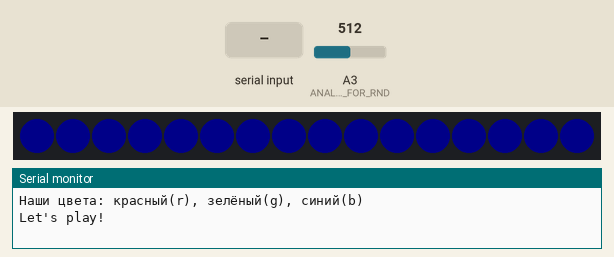
This sketch was run on a simulated Arduino Uno, built with avr-gcc and run on an emulated ATmega328P. Parts: 16 RGB LEDs in strip order, left to right, the last lines printed to the serial monitor. The inputs (shaded band) are chosen by the test bench; at power-on: A3 (ANALOG_PIN_FOR_RND) = 512. Dim RGB values are drawn brighter than linear; random numbers use the default seed unless the sketch sets one.

Above: at 1.1 s.
2.8 s: "b\n" received over Serial
At 4.5 s:
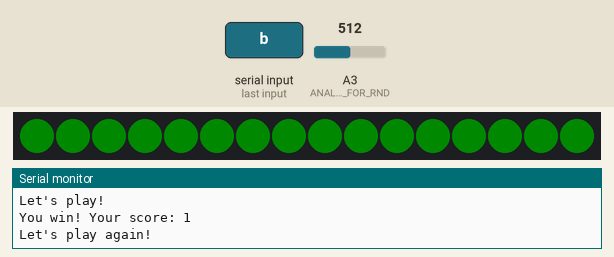
At 5.0 s:
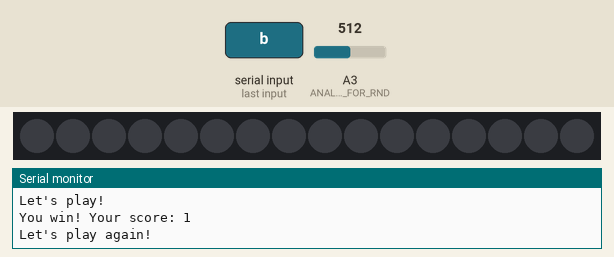
5.8 s: byte 10 ('\n') received over Serial
At 7.0 s:
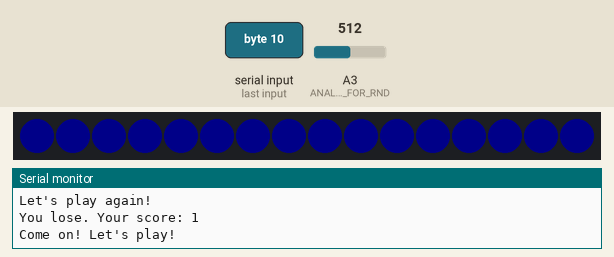
Timing chart, 0 to 8.8 s (numbered marks = the images above; inputs shaded):
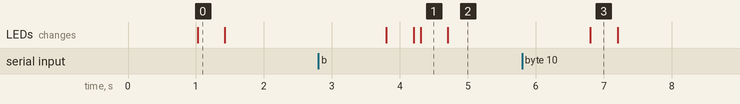

The sketch:

sketch_feb19a.ino
```cpp
#include <Adafruit_NeoPixel.h>

// номер пина, к которому подключена RGB-матрица
#define MATRIX_C_PIN    4
// количество светодиодов в матрице
#define LED_COUNT 16
// зерно для генератора случайных чисел
#define ANALOG_PIN_FOR_RND  A3
// максимальная яркость матрицы от 0 до 255
#define BRIGHT 10

// создаём объект класса Adafruit_NeoPixel
Adafruit_NeoPixel matrixOnC = Adafruit_NeoPixel(LED_COUNT, MATRIX_C_PIN, NEO_GRB + NEO_KHZ800);

// создаем объект класса String, в который будем записывать информацию с клавиатуры
String player = "";
// создаем объект класса String, в который будет записываться случайная последовательность "цветов"
String simon = "";
// создаем счетчик очков
int score = 0;
// создаем массив для хранения стандартных цветов
const char color [] = {'r', 'g', 'b'};

void setup() {
  // открываем последовательный порт
  Serial.begin(9600);
  // инициализируем последовательность случайных чисел
  randomSeed(analogRead(ANALOG_PIN_FOR_RND));
  // записываем первый случайный цвет в последовательность
  simon = color [random(0, 3)];
  // инициализируем матрицу
  matrixOnC.begin();
  // задаем придельную яркость
  matrixOnC.setBrightness(BRIGHT);
  // очищаем матрицу
  matrixOnC.clear();
  matrixOnC.show();
  // "Давай сыграем!"
  Serial.println("Наши цвета: красный(r), зелёный(g), синий(b)");
  Serial.println("Let's play!");
  delay(1000);
  // зажигаем матрицу с заданной последовательностью
  matrix_show_simon();
}

void loop() {
  // пока в Serial port поступают символы...
  while (Serial.available() > 0) {
    // ...символ записываем в переменную
    char symbol = Serial.read();
    // если приходит символ разрыва строки...
    if (symbol == '\n') {
      // ...то сравниваем, совпадает ли последовательность игрока с заданной
      if ( player == simon) {
        // если "да", то выполняем условия победы:
        // выводим счет в Serial port
        Serial.print("You win! Your score: ");
        // увеличиваем счет
        score++;
        Serial.println(score);
        // увеличиваем сложность добавив в последовательность цветов новый элемент
        simon += color [random(0, 3)];
        // "Давай сыграем еще раз!"
        Serial.println("Let's play again!");
        delay(1000);
        // показываем цвета на матрице
        matrix_show_simon();
        // опустошаем последовательность, ранее введенную игроком
        player = "";
      } else {
        // если "нет", то выполняем условия поражения:
        Serial.print("You lose. Your score: ");
        Serial.println(score);
        // обнуляем счет
        score = 0;
        // инициализируем новую последовательность случайных чисел
        randomSeed(analogRead(ANALOG_PIN_FOR_RND));
        // записываем первый случайный цвет в последовательность
        simon = color [random(0, 3)];
        // "Да ладно! Давай сыграем!"
        Serial.println("Come on! Let's play!");
        delay(1000);
        // показываем цвета на матрице
        matrix_show_simon();
        // опустошаем последовательность, ранее введенную игроком
        player = "";
      }
    } else {
      // ... если символ не является символом разрыва строки, то вписываем его
      // в последовательность, введенную игроком
      player += symbol;
    }
  }
}

// функция показа последовательности цветов
void matrix_show_simon() {
  for  (int i = 0; i <= score; i++) {
    // отправляем, в функцию показа цвета, i-тый символ из объекта simon
    matrix_color(simon.charAt(i));
  }
}

// функция для показа нужного цвета на матрице
void matrix_color(char rgb) {
  switch (rgb) {
    case 'r': {
        for (int i = 0; i < LED_COUNT; i++)
          matrixOnC.setPixelColor(i, 255, 0, 0);
        break;
      }
    case 'g': {
        for (int i = 0; i < LED_COUNT; i++)
          matrixOnC.setPixelColor(i, 0, 255, 0);
        break;
      }
    case 'b': {
        for (int i = 0; i < LED_COUNT; i++)
          matrixOnC.setPixelColor(i, 0, 0, 255);
        break;
      }
  }
  matrixOnC.show();
  delay(400);
  matrixOnC.clear();
  matrixOnC.show();
  delay(100);
}
```

Measured:
- after the input at 2.8 s, the LEDs: first change after 1.0 s (image 1 shows a later state)
- after the input at 5.8 s, the LEDs: change after 1.0 s (image 3)
- what the display in image 0 shows lasts 0.4 s, from 1.0 s to 1.4 s
